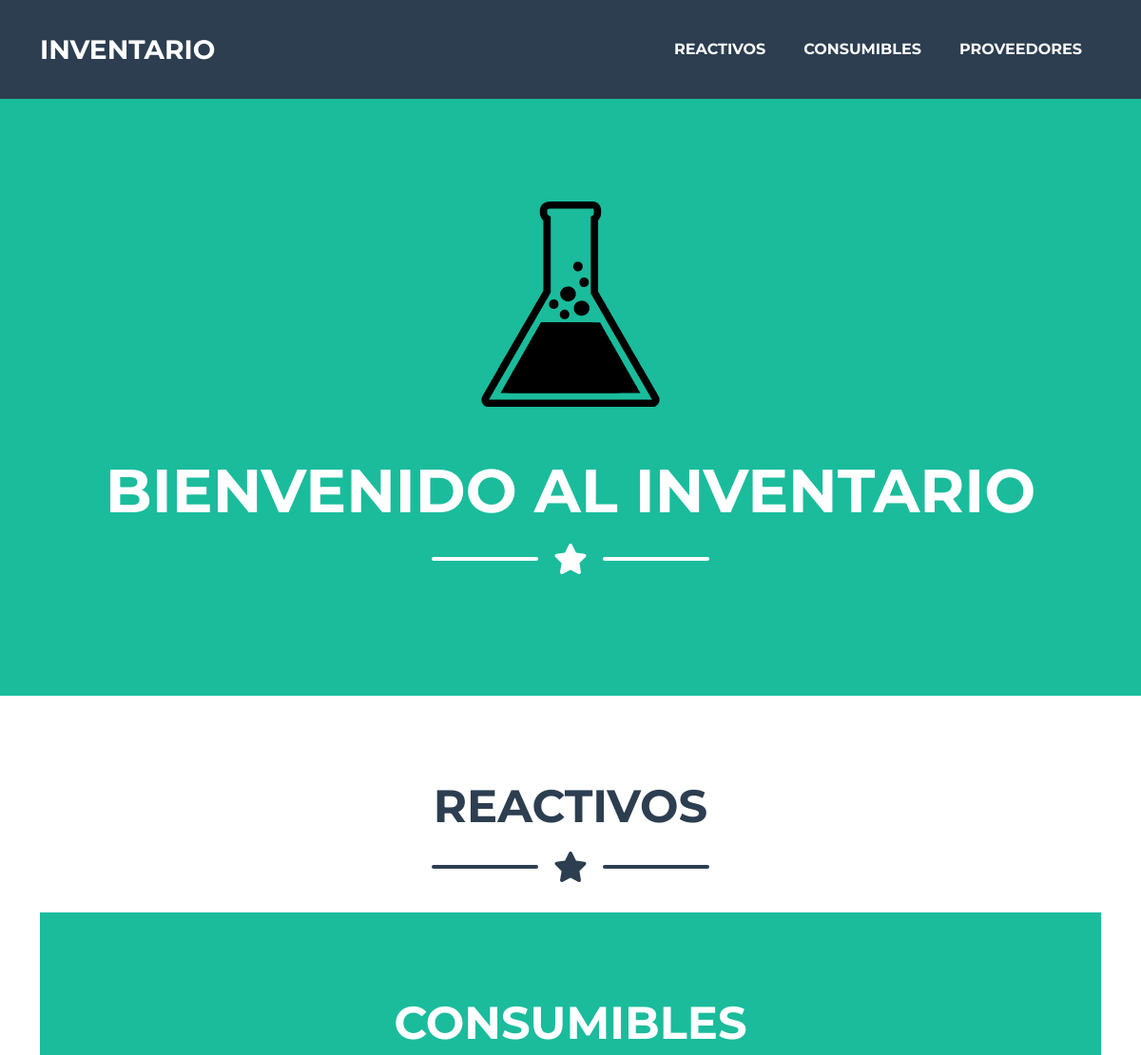
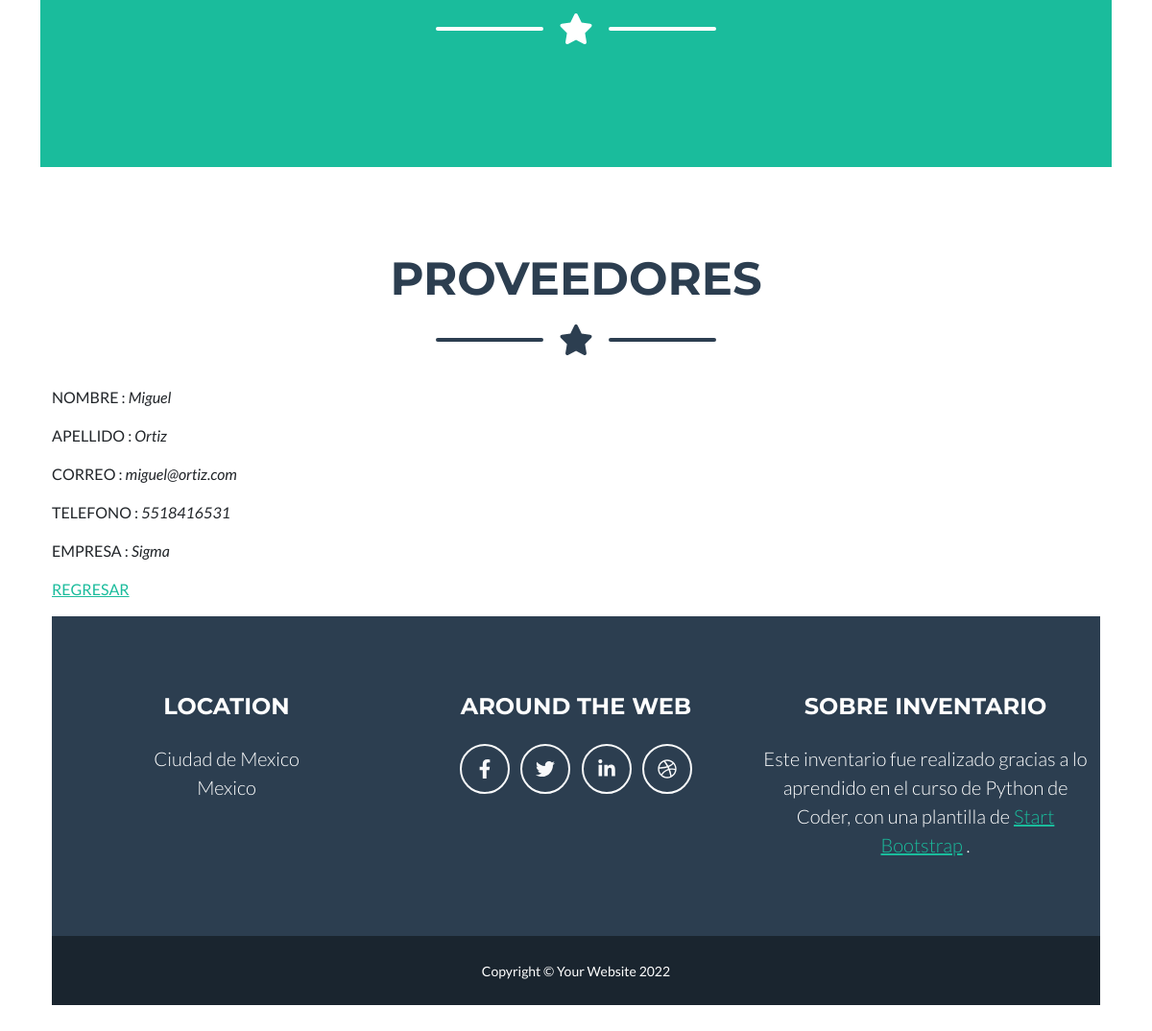
The app's page /Inventario/proveedor/1 with its own data (2 pictures, top to bottom).
### Inventario/models.py (models this page shows, shortened)
class Proveedor(models.Model):
    nombre=models.CharField(max_length=250)
    apellido=models.CharField(max_length=250)
    correo=models.EmailField()
    telefono=models.IntegerField()
    empresa=models.CharField(max_length=250)

### Inventario/views.py (the view)
# urls.py: path('proveedor/<pk>', ProveedorDetalle.as_view(), name='proveedor_detalle'),
class ProveedorDetalle(DetailView):
    model = Proveedor
    template_name = "Inventario/proveedor_detalle.html"

### Inventario/templates/Inventario/proveedor_detalle.html
{% extends "Inventario/padre.html" %}
{% load static %}
{% block SeccióndeProveedores %}
<p>NOMBRE : <i>{{proveedor.nombre}}</i></p>
<p>APELLIDO : <i>{{proveedor.apellido}}</i></p>
<p>CORREO : <i>{{proveedor.correo}}</i></p>
<p>TELEFONO : <i>{{proveedor.telefono}}</i></p>
<p>EMPRESA : <i>{{proveedor.empresa}}</i></p>
<p>
    <a href="{% url 'proveedor_listar' %}">REGRESAR</a>
</p>
{% endblock %}

### records on screen
Proveedor: nombre "Miguel", apellido "Ortiz", correo "miguel@ortiz.com", telefono "5518416531", empresa "Sigma"
